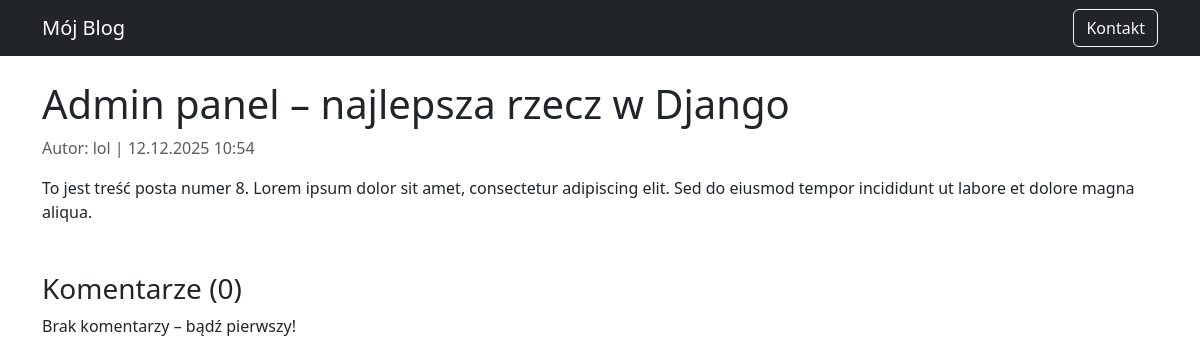
The page /post/10/ on the database its author committed.
### blog/models.py (models this page shows, shortened)
class Post(models.Model):
    title = models.CharField(max_length=200)
    content = models.TextField()
    created_at = models.DateTimeField(default=timezone.now)
    author = models.ForeignKey('auth.User', on_delete=models.CASCADE)
    published = models.BooleanField(default=True)
    class Meta:
        ordering = ['-created_at']

### blog/views.py (the view)
# urls.py: path('post/<int:pk>/', PostDetailView.as_view(), name='post_detail'),
class PostDetailView(DetailView):
    model = Post
    template_name = 'blog/post_detail.html'

### blog/templates/blog/post_detail.html (shortened to what this page needs)
{% extends 'blog/base.html' %}
{% block content %}
<article>
    <h1>{{ post.title }}</h1>
    <p class="text-muted">Autor: {{ post.author }} | {{ post.created_at|date:"d.m.Y H:i" }}</p>
    <div>{{ post.content|linebreaks }}</div>
</article>
<h3 class="mt-5">Komentarze ({{ post.comments.count }})</h3>
{% for comment in post.comments.all %}
    <div class="border-start ps-3 mb-3">
        <strong>{{ comment.author_name }}</strong> ({{ comment.created_at|date:"d.m.Y H:i" }})
        <p>{{ comment.text|linebreaks }}</p>
    </div>
{% empty %}
    <p>Brak komentarzy – bądź pierwszy!</p>
{% endfor %}
{% endblock %}

### rows shown on the page
Post: title "Admin panel – najlepsza rzecz w Django", author "lol", created_at "12.12.2025 10:54", content "To jest treść posta numer 8. Lorem ipsum dolor sit amet, consectetur adipiscing elit. Sed do eiusmod tempor incididunt ut labore et dolore magna aliqua.", comments.count "0"
